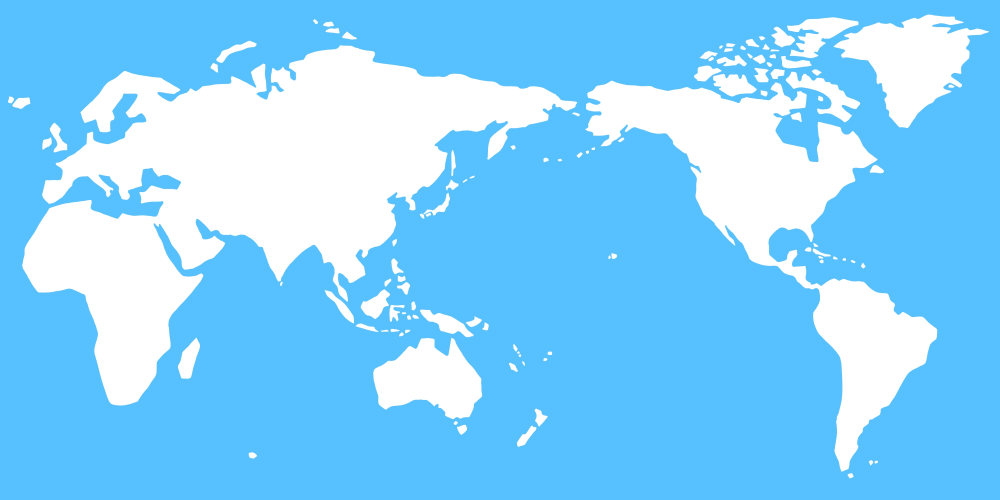
#> input picture macro_chronicle/1925447.jpg, 3000 x 1500 px (shown at 1/3 size)
$ python main.py
#> lines starting #> are read from the running program, lines starting #| are printed output that depends on the picture; after the words box and inside, x2 and y2 are one past the last pixel; in counts of white or black regions, pixels touching at a corner belong together
### macro_chronicle/world.py
"""可変規模の初期世界構築。"""

from __future__ import annotations

import random
from typing import Dict, List, Tuple

from .config import SimulationConfig
from .geo import assign_all_coords
from .models import Nation, REGIONS, RegionState

# 131カ国時の領域配分比率
_REGION_SHARES = (28, 28, 27, 24, 24)
REGION_THREAT_FACTORS = (1.05, 1.15, 1.0, 0.95, 1.1)


def _region_weights(count: int) -> List[str]:
    total_share = sum(_REGION_SHARES)
    counts = [max(1, round(count * s / total_share)) for s in _REGION_SHARES]
    while sum(counts) < count:
        idx = counts.index(min(counts))
        counts[idx] += 1
    while sum(counts) > count:
        idx = counts.index(max(counts))
        counts[idx] -= 1
    weights: List[str] = []
    for region, n in zip(REGIONS, counts):
        weights.extend([region] * n)
    return weights


def create_initial_world(
    rng: random.Random,
    config: SimulationConfig,
) -> Tuple[Dict[int, Nation], Dict[str, RegionState]]:
    count = config.initial_nations
    threat_base = config.initial_global_threat
    target_power = config.effective_initial_power()

    nations: Dict[int, Nation] = {}
    regions: Dict[str, RegionState] = {
        r: RegionState(name=r, threat_level=threat_base * f)
        for r, f in zip(REGIONS, REGION_THREAT_FACTORS)
    }

    region_assign = _region_weights(count)
    rng.shuffle(region_assign)

    raw_powers: List[float] = []
    top_n = max(3, count // 26)
    for i in range(1, count + 1):
        region = region_assign[i - 1]
        base = rng.uniform(120, 180)
        if i <= top_n:
            base = rng.uniform(220, 320)
        raw_powers.append(base)
        nations[i] = Nation(
            nation_id=i,
            region=region,
            economy=base * rng.uniform(0.32, 0.38),
            military=base * rng.uniform(0.30, 0.36),
            magic=base * rng.uniform(0.28, 0.34),
            territory=rng.uniform(25, 50),
            barrier_efficiency=rng.uniform(0.85, 1.25),
            infrastructure=rng.uniform(0.85, 1.2),
            innovation=rng.uniform(0.8, 1.3),
            domestic_threat_factor=rng.uniform(0.75, 1.35),
            born_turn=0,
        )

    scale = target_power / sum(raw_powers)
    for n in nations.values():
        n.economy *= scale
        n.military *= scale
        n.magic *= scale

    total = sum(n.human_power for n in nations.values())
    if total > 0:
        fix = target_power / total
        for n in nations.values():
            n.economy *= fix
            n.military *= fix
            n.magic *= fix
            n.clamp()

    assign_all_coords(nations, rng, min_dist_deg=config.placement_min_dist_deg)
    return nations, regions


def living(nations: Dict[int, Nation]) -> List[Nation]:
    return [n for n in nations.values() if n.alive]


def total_human_power(nations: Dict[int, Nation]) -> float:
    return sum(n.human_power for n in living(nations))


# [5 lines left out: function avg_domestic_threat, not called in this run]


def next_nation_id(nations: Dict[int, Nation]) -> int:
    return max(nations.keys()) + 1

### macro_chronicle/land_mask.py
"""陸地判定（メルカトル地図の白=陸 + 地理ポリゴン）。"""

from __future__ import annotations

from functools import lru_cache
from pathlib import Path
from typing import List, Tuple

import numpy as np
from PIL import Image
from scipy import ndimage

from .map_projection import IMG_H, IMG_W, MAP_IMAGE, latlng_to_pixel, pixel_to_latlng
from .world_land_rings import LAND_RINGS

_MAP_PATH = Path(__file__).resolve().parent / MAP_IMAGE
_OCEAN_RGB = np.array([87, 193, 255], dtype=np.int16)
_LAND_COLOR_DIST = 50


def _point_in_ring(lat: float, lng: float, ring: List[Tuple[float, float]]) -> bool:
    inside = False
    n = len(ring)
    for i in range(n):
        lat_i, lng_i = ring[i]
        lat_j, lng_j = ring[(i + 1) % n]
        if (lng_i > lng) != (lng_j > lng):
            t = (lng_j - lng_i) or 1e-12
            if lat < (lat_j - lat_i) * (lng - lng_i) / t + lat_i:
                inside = not inside
    return inside


def point_in_any_land(lat: float, lng: float) -> bool:
    for ring in LAND_RINGS:
        if _point_in_ring(lat, lng, ring):
            return True
    return False


@lru_cache(maxsize=1)
def _land_raster() -> np.ndarray:
    im = Image.open(_MAP_PATH).convert("RGB")
    arr = np.array(im, dtype=np.int16)
    dist = np.sqrt(((arr - _OCEAN_RGB) ** 2).sum(axis=2))
    return dist > _LAND_COLOR_DIST


@lru_cache(maxsize=1)
def _nearest_land_indices() -> Tuple[np.ndarray, np.ndarray]:
    land = _land_raster()
    _, indices = ndimage.distance_transform_edt(~land, return_indices=True)
    return indices[0], indices[1]


def is_land_pixel(px: float, py: float) -> bool:
    land = _land_raster()
    x, y = int(round(px)), int(round(py))
    if not (0 <= x < IMG_W and 0 <= y < IMG_H):
        return False
    return bool(land[y, x])


def is_on_land(lat: float, lng: float) -> bool:
    if not point_in_any_land(lat, lng):
        return False
    px, py = latlng_to_pixel(lat, lng)
    return is_land_pixel(px, py)


def snap_to_land(lat: float, lng: float, max_radius: int = 160) -> Tuple[float, float]:
    if is_on_land(lat, lng):
        return lat, lng

    land = _land_raster()
    px, py = latlng_to_pixel(lat, lng)
    ix, iy = int(round(px)), int(round(py))

    if 0 <= ix < IMG_W and 0 <= iy < IMG_H:
        iy_n, ix_n = _nearest_land_indices()
        nx, ny = int(ix_n[iy, ix]), int(iy_n[iy, ix])
        if land[ny, nx]:
            la, lo = pixel_to_latlng(nx, ny)
            if point_in_any_land(la, lo):
                return la, lo

    best_xy = None
    best_score = float("inf")
    for r in range(1, min(max_radius, 40) + 1):
        for dy in range(-r, r + 1):
            for dx in range(-r, r + 1):
                if abs(dx) != r and abs(dy) != r:
                    continue
                x, y = ix + dx, iy + dy
                if not (0 <= x < IMG_W and 0 <= y < IMG_H and land[y, x]):
                    continue
                la, lo = pixel_to_latlng(x, y)
                if not point_in_any_land(la, lo):
                    continue
                score = dx * dx + dy * dy + ((la - lat) ** 2 + (lo - lng) ** 2) * 4.0
                if score < best_score:
                    best_score = score
                    best_xy = (x, y)
        if best_xy is not None:
            break

    if best_xy is None:
        for ring in LAND_RINGS:
            for la, lo in ring:
                if not point_in_any_land(la, lo):
                    continue
                x, y = latlng_to_pixel(la, lo)
                xi, yi = int(round(x)), int(round(y))
                if 0 <= xi < IMG_W and 0 <= yi < IMG_H and land[yi, xi]:
                    d = (la - lat) ** 2 + (lo - lng) ** 2
                    if d < best_score:
                        best_score = d
                        best_xy = (xi, yi)
        if best_xy is None:
            la, lo = LAND_RINGS[0][0]
            return la, lo
        return pixel_to_latlng(best_xy[0], best_xy[1])

    return pixel_to_latlng(best_xy[0], best_xy[1])


def distance_to_coast_px(px: float, py: float, radius: int = 40) -> float:
    return 0.0 if is_land_pixel(px, py) else 9999.0

### macro_chronicle/map_projection.py
"""1925447.jpg（太平洋中心メルカトル・陸白／海水色）の投影キャリブレーション。

ImageOverlay + EPSG4326 の線形貼り付けではメルカトル歪みと一致しないため、
ピクセル座標（CRS.Simple）へ変換して使用する。
"""

from __future__ import annotations

import math
from typing import Tuple

MAP_IMAGE = "1925447.jpg"

# 画像サイズ
IMG_W = 3000
IMG_H = 1500

# 地図本体領域（周囲の水色余白を除く）
MAP_X = 11
MAP_Y = 34
MAP_W = 2850
MAP_H = 1439

# 太平洋中心メルカトル（主要都市座標で実測キャリブレーション）
CENTRAL_MERIDIAN = 137.76
LAT_MIN = -70.65
LAT_MAX = 76.25


def mercator_y(lat: float) -> float:
    lat = max(min(lat, 85.0), -85.0)
    return math.log(math.tan(math.pi / 4 + math.radians(lat) / 2))


def latlng_to_pixel(lat: float, lng: float, central_meridian: float = CENTRAL_MERIDIAN) -> Tuple[float, float]:
    """(lat, lng) -> (px, py) 画像ピクセル座標。"""
    y0 = mercator_y(LAT_MIN)
    y1 = mercator_y(LAT_MAX)
    dlon = lng - central_meridian
    while dlon > 180:
        dlon -= 360
    while dlon < -180:
        dlon += 360
    x_frac = (dlon + 180) / 360
    y_frac = (y1 - mercator_y(lat)) / (y1 - y0)
    px = MAP_X + x_frac * MAP_W
    py = MAP_Y + y_frac * MAP_H
    return px, py


def pixel_to_leaflet(py: float, px: float) -> Tuple[float, float]:
    """Leaflet CRS.Simple 用 [y, x]。"""
    return py, px


def pixel_to_latlng(px: float, py: float, central_meridian: float = CENTRAL_MERIDIAN) -> Tuple[float, float]:
    """画像ピクセル -> (lat, lng)。"""
    x_frac = (px - MAP_X) / MAP_W
    y_frac = (py - MAP_Y) / MAP_H
    y0 = mercator_y(LAT_MIN)
    y1 = mercator_y(LAT_MAX)
    y_merc = y1 - y_frac * (y1 - y0)
    lat = math.degrees(2 * math.atan(math.exp(y_merc)) - math.pi / 2)
    dlon = x_frac * 360 - 180
    lng = central_meridian + dlon
    while lng > 180:
        lng -= 360
    while lng < -180:
        lng += 360
    return lat, lng


def latlng_to_leaflet(lat: float, lng: float, central_meridian: float = CENTRAL_MERIDIAN) -> Tuple[float, float]:
    px, py = latlng_to_pixel(lat, lng, central_meridian)
    return pixel_to_leaflet(py, px)


# [10 lines left out: function map_meta, not called in this run]

### macro_chronicle/config.py
"""シミュレーション設定の読み書き。"""

from __future__ import annotations

import json
from dataclasses import asdict, dataclass, field
from pathlib import Path
from typing import Any, Dict

DEFAULT_CONFIG_PATH = Path(__file__).resolve().parent / "macro_chronicle_config.json"

BASE_NATIONS = 131
BASE_INITIAL_POWER = 19340.01


@dataclass
class SimulationConfig:
    initial_nations: int = 250
    macro_turns: int = 100
    seed: int = 42
    target_initial_power: float = 0.0  # 0 = 国数に比例して自動
    initial_global_threat: float = 1.232
    years_per_turn: int = 10
    birth_chance: float = 0.14
    placement_min_dist_deg: float = 1.0

    def __post_init__(self) -> None:
        self.initial_nations = max(50, min(500, int(self.initial_nations)))
        self.macro_turns = max(10, min(1000, int(self.macro_turns)))
        self.years_per_turn = max(1, min(50, int(self.years_per_turn)))
        self.birth_chance = max(0.0, min(1.0, float(self.birth_chance)))
        self.placement_min_dist_deg = max(0.5, min(3.0, float(self.placement_min_dist_deg)))

    def effective_initial_power(self) -> float:
        if self.target_initial_power > 0:
            return self.target_initial_power
        return BASE_INITIAL_POWER * (self.initial_nations / BASE_NATIONS)

    def to_dict(self) -> Dict[str, Any]:
        d = asdict(self)
        d["effective_initial_power"] = round(self.effective_initial_power(), 2)
        return d

    # [4 lines left out: function from_dict, not called in this run]

    def save(self, path: Path | None = None) -> Path:
        p = path or DEFAULT_CONFIG_PATH
        p.write_text(json.dumps(self.to_dict(), ensure_ascii=False, indent=2), encoding="utf-8")
        return p

    @classmethod
    def load(cls, path: Path | None = None) -> SimulationConfig:
        p = path or DEFAULT_CONFIG_PATH
        if not p.is_file():
            cfg = cls()
            cfg.save(p)
            return cfg
        return cls.from_dict(json.loads(p.read_text(encoding="utf-8")))

### macro_chronicle/engine.py
"""マクロ・クロニクル・エンジン（1ターン＝10年、計100ターン）."""

from __future__ import annotations

import random
from dataclasses import dataclass, field
from typing import Dict, List, Optional, Tuple

from .config import SimulationConfig
from .models import MacroLog, Nation, RegionState, REGIONS, TurnSnapshot
from .geo import jitter_near, nation_geo_dict
from .land_mask import snap_to_land
from .world import (
    REGION_THREAT_FACTORS,
    avg_domestic_threat,
    create_initial_world,
    living,
    total_human_power,
)

MACRO_TURNS = 100
YEARS_PER_TURN = 10
CHAPTER_SIZE = 10

# 領域間摩擦・吸収（世界観上は例外的な事象として低頻度）
FRICTION_PAIR_CHANCE = 0.03  # 旧 0.20 → 0.10
ABSORPTION_CHANCE = 0.03  # 摩擦発生時の吸収判定（旧 0.08）

# 周期位相による全球指数の乗数（初期全球脅威を基準に全ターン共通）
ACTIVE_THREAT_MUL = 1.08
DORMANT_THREAT_MUL = 0.62

# 20年周期をマクロ時間に換算: 2ターン＝20年、24ターン＝240年で一巡
CYCLE_LEN = 24
ACTIVE_HALF = 12


@dataclass
class MacroChronicleEngine:
    nations: Dict[int, Nation]
    regions: Dict[str, RegionState]
    config: SimulationConfig
    current_turn: int = 0
    logs: List[MacroLog] = field(default_factory=list)
    snapshots: List[TurnSnapshot] = field(default_factory=list)
    geo_snapshots: List[Dict[str, object]] = field(default_factory=list)
    next_birth_id: int = 0
    _rng: random.Random = field(default_factory=random.Random, repr=False)

    @classmethod
    def create(cls, config: SimulationConfig | None = None, seed: int | None = None) -> MacroChronicleEngine:
        cfg = config or SimulationConfig()
        if seed is not None:
            cfg.seed = seed
        rng = random.Random(cfg.seed)
        nations, regions = create_initial_world(rng, cfg)
        eng = cls(
            nations=nations,
            regions=regions,
            config=cfg,
            next_birth_id=cfg.initial_nations + 1,
            _rng=rng,
        )
        eng._apply_region_threat_levels(0)
        eng.snapshots.append(eng._snapshot(0))
        eng._push_geo_snapshot(0)
        return eng

    def global_threat_base(self) -> float:
        """設定の初期全球脅威を全ターンで基準とする。"""
        return self.config.initial_global_threat

    # [5 lines left out: function global_threat_index, not called in this run]

    def narrative_year(self, turn: int) -> int:
        return turn * self.config.years_per_turn

    # [324 lines left out: functions cycle_phase, cycle_position, _apply_region_threat_levels, _push_geo_snapshot, _snapshot, _log and 8 more, not called in this run]

### macro_chronicle/models.py
"""マクロ・クロニクル — データモデル."""

from __future__ import annotations

from dataclasses import dataclass, field
from typing import Dict, List, Optional


REGIONS = ("領域・西", "領域・東", "領域・中央", "領域・南", "領域・北")


@dataclass
class Nation:
    """国家オブジェクト。ナンバリングは滅亡後も固定。"""

    nation_id: int
    region: str
    lat: float = 0.0
    lng: float = 0.0
    alive: bool = True
    economy: float = 50.0
    military: float = 50.0
    magic: float = 40.0
    territory: float = 50.0
    barrier_efficiency: float = 1.0
    infrastructure: float = 1.0
    innovation: float = 1.0
    domestic_threat_factor: float = 1.0
    born_turn: int = 0
    died_turn: Optional[int] = None
    death_cause: Optional[str] = None
    # 構造変化（吸収・統合）
    absorbed_by: Optional[int] = None
    structural_change: Optional[str] = None
    structural_turn: Optional[int] = None

    @property
    def name(self) -> str:
        return f"国家{self.nation_id:03d}"

    @property
    def human_power(self) -> float:
        return self.economy + self.military + self.magic

    def clamp(self) -> None:
        for attr in ("economy", "military", "magic"):
            v = getattr(self, attr)
            setattr(self, attr, max(0.0, min(2000.0, v)))
        self.territory = max(0.0, min(500.0, self.territory))
        self.barrier_efficiency = max(0.3, min(2.5, self.barrier_efficiency))
        self.infrastructure = max(0.3, min(2.5, self.infrastructure))
        self.innovation = max(0.3, min(2.5, self.innovation))
        self.domestic_threat_factor = max(0.5, min(2.0, self.domestic_threat_factor))


@dataclass
class RegionState:
    name: str
    threat_level: float = 1.0
    spike: float = 0.0

    def effective_threat(self) -> float:
        raw = self.threat_level + self.spike
        return max(0.08, min(2.5, raw))


@dataclass
class MacroLog:
    turn: int
    event: str
    category: str
    nation_id: Optional[int] = None
    nation_ids: Optional[List[int]] = None
    region: Optional[str] = None
    result: Optional[Dict[str, object]] = None

    # [15 lines left out: function to_dict, not called in this run]


@dataclass
class TurnSnapshot:
    turn: int
    alive_count: int
    total_human_power: float
    avg_threat: float
    global_threat_index: float
    cycle_phase: str

    # [10 lines left out: function to_dict, not called in this run]

### macro_chronicle/geo.py
"""1925447.jpg（メルカトル世界地図）の投影定数と変換。"""

from __future__ import annotations

import math
import random
from typing import Dict, List, Tuple

from .land_mask import is_on_land, snap_to_land
from .map_projection import CENTRAL_MERIDIAN, LAT_MAX, LAT_MIN, map_meta
from .models import Nation, REGIONS

REGION_ANCHORS: Dict[str, List[Tuple[float, float]]] = {
    "領域・西": [
        (48.0, 2.0),
        (42.0, -3.0),
        (55.0, 12.0),
        (40.0, -75.0),
        (34.0, -118.0),
        (19.0, -99.0),
        (-15.0, -58.0),
        (-23.0, -46.0),
        (51.0, -0.5),
        (38.0, -122.0),
    ],
    "領域・東": [
        (36.0, 138.0),
        (43.0, 141.0),
        (35.5, 127.0),
        (55.0, 135.0),
        (45.0, 142.0),
        (30.0, 120.0),
        (22.0, 114.0),
        (50.0, 143.0),
        (38.0, 128.0),
    ],
    "領域・中央": [
        (30.0, 31.0),
        (35.0, 51.0),
        (40.0, 65.0),
        (25.0, 45.0),
        (15.0, 44.0),
        (33.0, 36.0),
        (45.0, 28.0),
        (20.0, 32.0),
    ],
    "領域・南": [
        (20.0, 78.0),
        (-6.0, 106.0),
        (-25.0, 135.0),
        (-30.0, 25.0),
        (10.0, -5.0),
        (-15.0, -47.0),
        (-33.0, 151.0),
        (5.0, 115.0),
        (-12.0, -77.0),
    ],
    "領域・北": [
        (65.0, 25.0),
        (70.0, 90.0),
        (60.0, -120.0),
        (55.0, -100.0),
        (72.0, 50.0),
        (64.0, -150.0),
        (58.0, 105.0),
        (68.0, 33.0),
    ],
}

# 後方互換（旧定数）
PACIFIC_MAP_BOUNDS = [[LAT_MIN, -40.0], [LAT_MAX, 320.0]]
PACIFIC_CENTER_LNG = CENTRAL_MERIDIAN


def _dist_deg(a: Tuple[float, float], b: Tuple[float, float]) -> float:
    return math.hypot(a[0] - b[0], a[1] - b[1])


def assign_all_coords(
    nations: Dict[int, Nation],
    rng: random.Random,
    min_dist_deg: float = 1.5,
) -> None:
    placed: List[Tuple[float, float]] = []
    for n in sorted(nations.values(), key=lambda x: x.nation_id):
        anchors = REGION_ANCHORS.get(n.region, REGION_ANCHORS["領域・中央"])
        assigned = False
        for _ in range(120):
            lat0, lng0 = rng.choice(anchors)
            lat = max(-55.0, min(75.0, lat0 + rng.uniform(-4.0, 4.0)))
            lng = lng0 + rng.uniform(-5.0, 5.0)
            lat, lng = snap_to_land(lat, lng)
#> in _land_raster, im is the input picture: PIL image 3000x1500 RGB; mean R, G, B 134.2, 210.4, 254.8
#> in _land_raster, `dist = np.sqrt(((arr - _OCEAN_RGB) ** 2).sum(axis=2))`:
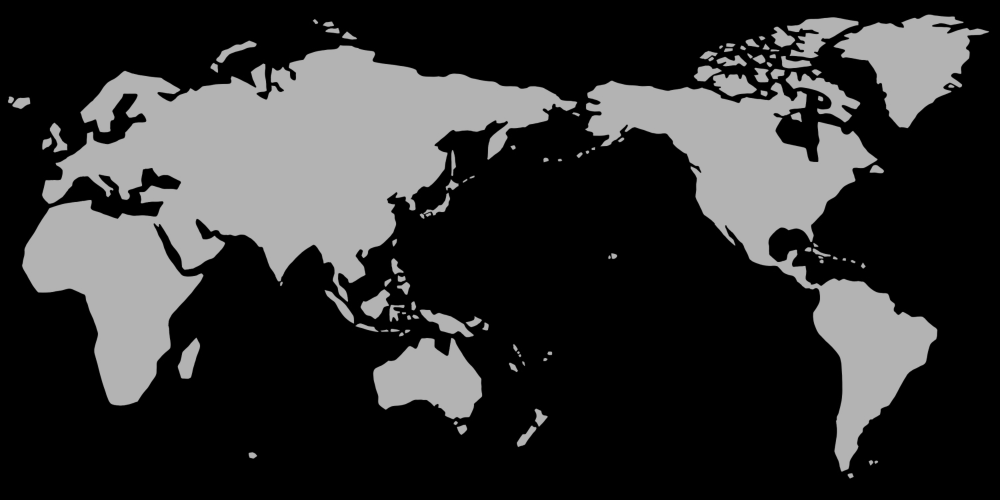
#> dist: shape (1500, 3000) float64 (shown at 1/3 size); min 0, max 179.1, mean 50.4
#> in _land_raster, `return dist > _LAND_COLOR_DIST`:
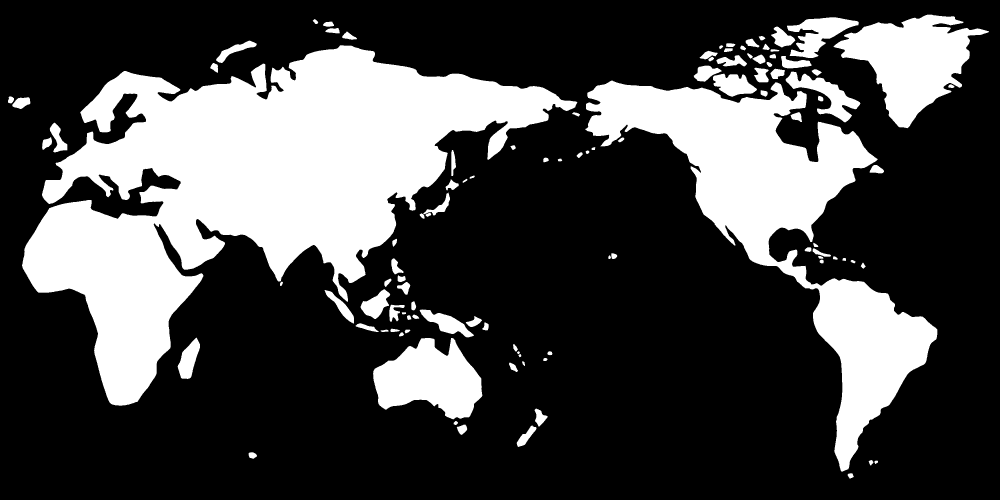
#> returned value: shape (1500, 3000) bool (shown at 1/3 size); 28.3% white; 106 white regions, largest, box (x1, y1, x2, y2) and area: (66, 136, 1732, 1217) 729920, (1756, 242, 2812, 1415) 324330, (2500, 44, 2967, 385) 76479
            if not is_on_land(lat, lng):
                continue
            if all(_dist_deg((lat, lng), p) >= min_dist_deg for p in placed):
                n.lat, n.lng = lat, lng
                placed.append((lat, lng))
                assigned = True
                break
        if not assigned:
            for lat0, lng0 in anchors:
                lat, lng = snap_to_land(lat0, lng0, max_radius=180)
                if is_on_land(lat, lng):
                    n.lat, n.lng = lat, lng
                    placed.append((lat, lng))
                    assigned = True
                    break
        if not assigned:
            lat, lng = snap_to_land(anchors[0][0], anchors[0][1], max_radius=220)
            n.lat, n.lng = lat, lng
            placed.append((lat, lng))


# [47 lines left out: functions jitter_near, nation_geo_dict, export_geo_payload, not called in this run]

### macro_chronicle/runner.py
"""シミュレーション実行と成果物出力。"""

from __future__ import annotations

import json
from pathlib import Path
from typing import Dict, Tuple

from .config import SimulationConfig
from .engine import MacroChronicleEngine
from .formatter import format_chronicle
from .geo import export_geo_payload


def run_simulation(config: SimulationConfig) -> Tuple[MacroChronicleEngine, Dict[str, object]]:
    eng = MacroChronicleEngine.create(config)
    eng.run(config.macro_turns)
    return eng, export_geo_payload(eng, config)


# [23 lines left out: function write_outputs, not called in this run]

### macro_chronicle/main.py
"""マクロ・クロニクル CLI."""

from __future__ import annotations

import argparse
from pathlib import Path

from .config import SimulationConfig
from .engine import MACRO_TURNS
from .runner import run_simulation, write_outputs


def main() -> None:
    parser = argparse.ArgumentParser(description="1000年史マクロ・クロニクル・シミュレーター")
    parser.add_argument("--turns", type=int, default=None, help="マクロターン数")
    parser.add_argument("--nations", type=int, default=None, help="初期国家数（50〜500）")
    parser.add_argument("--seed", type=int, default=None, help="乱数シード")
    parser.add_argument(
        "-o",
        "--output-dir",
        type=Path,
        default=Path("."),
        help="出力ディレクトリ",
    )
    parser.add_argument(
        "--config",
        type=Path,
        default=None,
        help="設定JSON（macro_chronicle_config.json）",
    )
    args = parser.parse_args()

    if args.config and args.config.is_file():
        cfg = SimulationConfig.load(args.config)
    else:
        cfg = SimulationConfig.load()

    if args.turns is not None:
        cfg.macro_turns = args.turns
    if args.nations is not None:
        cfg.initial_nations = args.nations
    if args.seed is not None:
        cfg.seed = args.seed

    eng, geo = run_simulation(cfg)
    paths = write_outputs(eng, geo, args.output_dir)

    final = eng.snapshots[-1]
    print(
        f"完了: {cfg.macro_turns}ターン / 初期{cfg.initial_nations}国 / "
        f"生存{final.alive_count}国 / 総国力{final.total_human_power:,.2f}"
    )
    print(f"ログ: {paths['log']}")
    print(f"レポート: {paths['report']}")
    print(f"分析: {paths['analytics']}")
    print(f"地図データ: {paths['geo']}")


if __name__ == "__main__":
#> (the run stopped early here; a loop or call above may not have finished)
